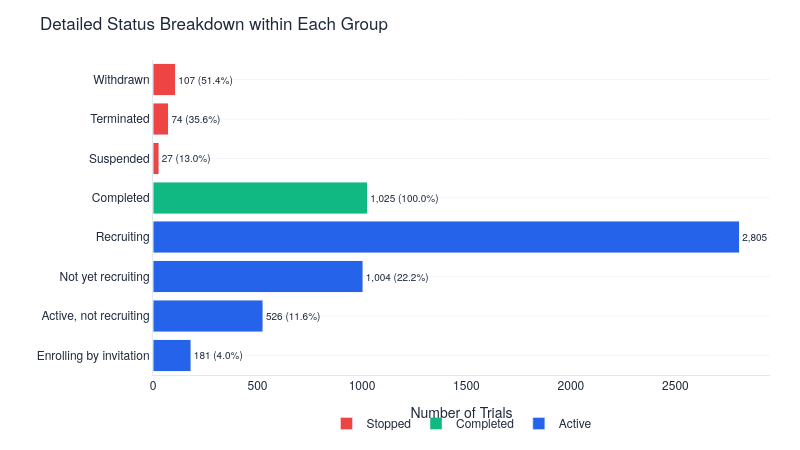

This figure's notebook cell:
### Code cell
# ── Chart 1B-2: Breakdown within each status group ───────────────────────
fig_1b2 = go.Figure()

for i, group in enumerate(['Active', 'Completed', 'Stopped']):
    subset = df_status[df_status['status_group'] == group].sort_values('status_count', ascending=True)
    fig_1b2.add_trace(go.Bar(
        x=subset['status_count'],
        y=subset['status'],
        orientation='h',
        name=group,
        marker_color=status_colors[group],
        text=[f"{v:,} ({p}%)" for v, p in zip(subset['status_count'], subset['pct_within_group'])],
        textposition='outside',
        textfont=dict(size=10),
    ))

fig_1b2.update_layout(
    **LAYOUT_DEFAULTS,
    title='Detailed Status Breakdown within Each Group',
    xaxis_title='Number of Trials',
    yaxis_title='',
    height=450,
    width=800,
    barmode='stack',
    showlegend=True,
    legend=dict(orientation='h', yanchor='bottom', y=-0.2, xanchor='center', x=0.5),
)
clean_axes(fig_1b2)
fig_1b2.show()

### Figure 1 — Plotly figure (JSON) as saved in the notebook; plotly's stock layout.template omitted (floating-point values rounded to 4 significant figures)
{"data": [{"marker": {"color": "#2563EB"}, "name": "Active", "orientation": "h", "text": ["181 (4.0%)", "526 (11.6%)", "1,004 (22.2%)", "2,805 (62.1%)"], "textfont": {"size": 10}, "textposition": "outside", "type": "bar", "x": [181, 526, 1004, 2805], "y": ["Enrolling by invitation", "Active, not recruiting", "Not yet recruiting", "Recruiting"]}, {"marker": {"color": "#10B981"}, "name": "Completed", "orientation": "h", "text": ["1,025 (100.0%)"], "textfont": {"size": 10}, "textposition": "outside", "type": "bar", "x": [1025], "y": ["Completed"]}, {"marker": {"color": "#EF4444"}, "name": "Stopped", "orientation": "h", "text": ["27 (13.0%)", "74 (35.6%)", "107 (51.4%)"], "textfont": {"size": 10}, "textposition": "outside", "type": "bar", "x": [27, 74, 107], "y": ["Suspended", "Terminated", "Withdrawn"]}], "layout": {"barmode": "stack", "font": {"color": "#1E293B", "family": "Helvetica Neue, Arial, sans-serif"}, "height": 450, "hoverlabel": {"bgcolor": "white", "font": {"size": 12}}, "legend": {"orientation": "h", "x": 0.5, "xanchor": "center", "y": -0.2, "yanchor": "bottom"}, "margin": {"b": 60, "l": 60, "r": 30, "t": 60}, "paper_bgcolor": "white", "plot_bgcolor": "white", "showlegend": true, "title": {"text": "Detailed Status Breakdown within Each Group"}, "width": 800, "xaxis": {"linecolor": "#E2E8F0", "linewidth": 1, "showgrid": false, "title": {"text": "Number of Trials"}}, "yaxis": {"gridcolor": "#F1F5F9", "gridwidth": 1, "linecolor": "#E2E8F0", "linewidth": 1, "showgrid": true, "title": {"text": ""}}}}
